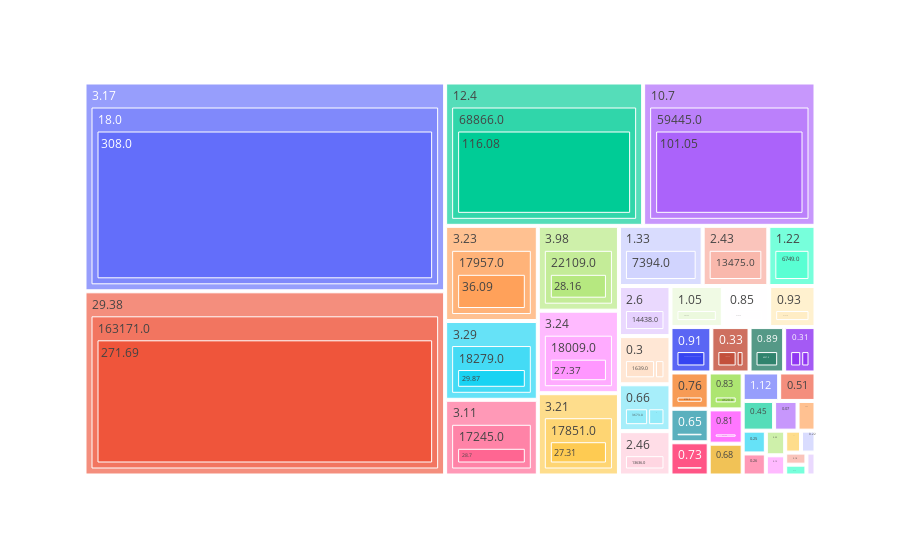

Notebook code cell kept with this figure:
### Code cell
px.treemap(df, path=['Percentage%','Deaths','Rate per 100,000'], values='Rate per 100,000')

### Figure 1 — Plotly figure (JSON) as saved in the notebook; plotly's stock layout.template omitted (floating-point values rounded to 4 significant figures; data arrays with more than 128 entries replaced by an {"elided": "..."} marker saying what was removed)
{"data": [{"branchvalues": "total", "domain": {"x": [0, 1], "y": [0, 1]}, "hovertemplate": "labels=%{label}<br>Rate per 100,000=%{value}<br>parent=%{parent}<br>id=%{id}<extra></extra>", "ids": {"elided": "146 str values"}, "labels": {"elided": "146 str values"}, "name": "", "parents": {"elided": "146 str values"}, "type": "treemap", "values": {"elided": "146 float values"}}], "layout": {"legend": {"tracegroupgap": 0}, "margin": {"t": 60}}}
